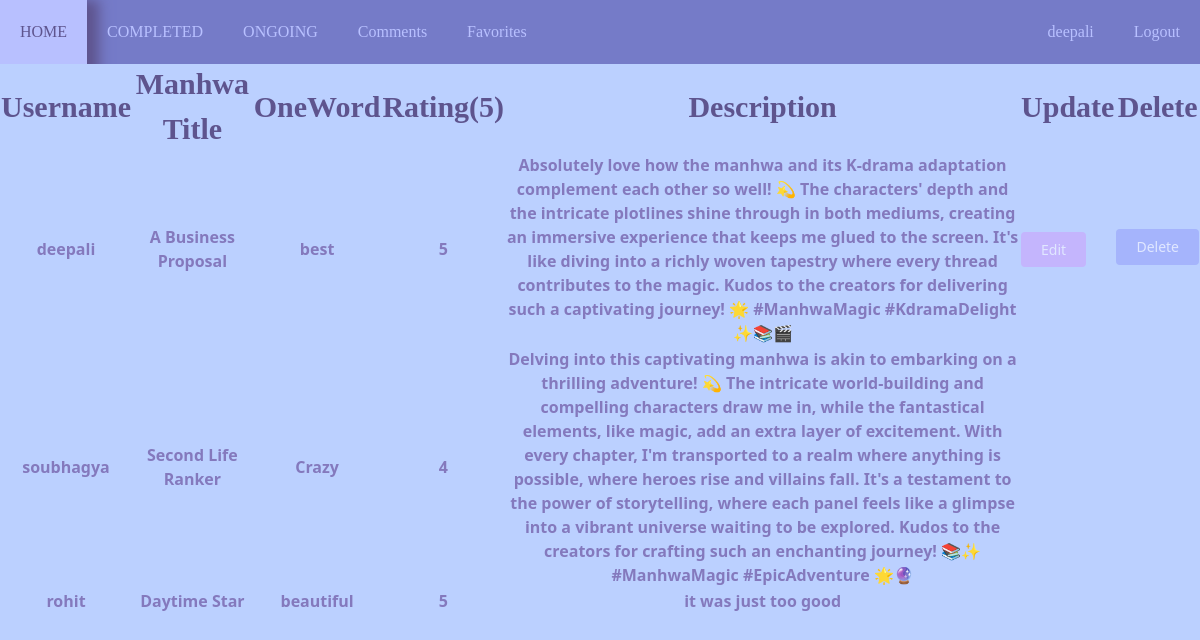
The app's page /comments/ (signed in) with its own data.
### manhwa/models.py (models this page shows, shortened)
class Comment(models.Model):
    review=models.ForeignKey(reviews, on_delete=models.CASCADE, related_name='comment')
    oneword=models.CharField(max_length=100)
    rating=models.PositiveSmallIntegerField(default=0,validators=[MaxValueValidator(5)])
    description=models.TextField()
    Name = models.ForeignKey(User, on_delete=models.CASCADE,related_name='Name')

class reviews(models.Model):
    title=models.CharField(max_length=100)
    published=models.IntegerField()
    summary=models.TextField()
    points=models.PositiveSmallIntegerField(default=0,validators=[MaxValueValidator(10)])
    chapter=models.PositiveIntegerField(null=True)
    tags=models.TextField(null=True)
    is_complete=models.BooleanField(default=False)
    image=models.ImageField(blank=True)

### manhwa/views.py (the view)
# urls.py: path('comments/',view_comments, name="chat"),
def view_comments(request):
    if not request.user.is_authenticated:
        return redirect('first')
    comments = Comment.objects.all()
    context ={
        'opinion' : comments
    }
    return render (request,'manhwa/chat.html',context)

### manhwa/templates/manhwa/chat.html (shortened to what this page needs)
{% extends 'manhwa/main.html' %}
    {% block content %}
    {% if opinion %}
    <table>
        <thead>
            <tr class="p2">
                <th>Username</th>
                <th>Manhwa Title</th>
                <th>OneWord</th>
                <th>Rating(5)</th>
                <th>Description</th>
                <th>Update</th>
                <th>Delete</th>
            </tr>
        </thead>
        <tbody>
            {% for comment in opinion %}
            <tr>
                <td class="p">{{ comment.Name }}</td>
                <td class="p">{{ comment.review.title }}</td>
                <td class="p">{{ comment.oneword }}</td>
                <td class="p">{{ comment.rating }}</td>
                <td class="p">{{ comment.description }}</td>
                {% if comment.Name == request.user %}
                <td>
                    <a class="text-sm rounded px-5 py-2 mb-1 text-indigo-100 bg-violet-300 hover:cursor-pointer hover:shadow-lg hover:shadow-indigo-500" href="{% url 'update-comments' comment.pk  %}">Edit</a>
                </td>
                <td>
                    <form class="text-sm rounded px-5 py-2 mb-1 text-indigo-100 bg-indigo-300 hover:cursor-pointer hover:shadow-lg hover:shadow-indigo-500" action="{% url 'delete-comments' comment.pk %}" method="POST">
                        <input type="submit" value="Delete">
                    </form>
                </td>
                {% endif %}
            </tr>
            {% endfor %}
        </tbody>
    </table>
    {% else %}
    <p class="p1">No comments at a time</p>
    {% endif %}
    {% endblock %}

### manhwa/templates/manhwa/main.html (shortened to what this page needs)
{% load static %}
<!DOCTYPE html>
<html lang="en">
<head>
    <link rel="stylesheet" href="{% static 'manhwa/sty.css' %}">
    <script src="https://cdn.tailwindcss.com"></script>
</head>
<body>
    <div>
        <ul class="ul">
            <li class="li"><a class="a" href="{% url 'home' %}">HOME</a></li>
            <li class="li"><a class="a" href="{% url 'complete' %}">COMPLETED</a></li>
            <li class="li"><a class="a" href="{% url 'ongoing' %}">ONGOING</a></li>
            <li class="li"><a class="a" href="{% url 'chat' %}">Comments</a></li>
            <li class="li"><a class="a" href="{% url 'favorites' %}">Favorites</a></li>
            <li class="li1">
                <a class="a" href="#" onclick="event.preventDefault(); document.getElementById('logout-form').submit();">Logout</a>
            </li>
            <li class="li1"><span class="a1">{{user.username}}</sapn></li>
        </ul>
    </div>
    <div class="other">
    {% block content %} {% endblock %}
    </div>
</body>
</html>

### static/manhwa/sty.css (style rules this page uses)
.ul { list-style-type: none; margin: 0; padding: 0; overflow: hidden; background-color: #757bc8; position: fixed; top: 0; left: 0; width: 100%; font-family: Algerian; }
.li { float: left; }
.li1 { float: right; }
.a1 { display: block; color: #b8c0ff; text-align: center; padding: 20px; text-decoration: none; }
.a { display: block; color: #b8c0ff; text-align: center; padding: 20px; text-decoration: none; }
.other { margin-top: 5%; }
body { background-color: #bbd0ff; }
.p2 { text-align: center; font-family: Papyrus; color:#5e548e; font-weight: bold; font-size: 30px; }
.p { text-align: center; font-weight: bold; color: #8479bd; }

### records on screen
Comment: Name "deepali", review "A Business Proposal", oneword "best", rating "5", description "Absolutely love how the manhwa and its K-drama adaptation complement each other so well! 💫 The characters' depth and the intricate plotlines shine through in both mediums, creating an immersive experience that keeps me glued to the screen. It's like diving into a richly woven tapestry where every thread contributes to the magic. Kudos to the creators for delivering such a captivating journey! 🌟 #ManhwaMagic #KdramaDelight ✨📚🎬"
Comment: Name "soubhagya", review "Second Life Ranker", oneword "Crazy", rating "4", description "Delving into this captivating manhwa is akin to embarking on a thrilling adventure! 💫 The intricate world-building and compelling characters draw me in, while the fantastical elements, like magic, add an extra layer of excitement. With every chapter, I'm transported to a realm where anything is possible, where heroes rise and villains fall. It's a testament to the power of storytelling, where each panel feels like a glimpse into a vibrant universe waiting to be explored. Kudos to the creators for crafting such an enchanting journey! 📚✨ #ManhwaMagic #EpicAdventure 🌟🔮"
Comment: Name "rohit", review "Daytime Star", oneword "beautiful", rating "5", description "it was just too good"

### other values on screen
{{ user.username }} "deepali"
